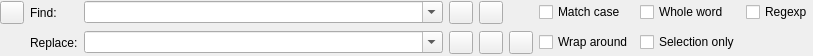
<?xml version="1.0" encoding="UTF-8"?>
<ui version="4.0">
 <class>ReplaceWidget</class>
 <widget class="QWidget" name="ReplaceWidget">
  <property name="geometry">
   <rect>
    <x>0</x>
    <y>0</y>
    <width>813</width>
    <height>56</height>
   </rect>
  </property>
  <property name="sizePolicy">
   <sizepolicy hsizetype="MinimumExpanding" vsizetype="Preferred">
    <horstretch>0</horstretch>
    <verstretch>0</verstretch>
   </sizepolicy>
  </property>
  <property name="windowTitle">
   <string>Find and Replace</string>
  </property>
  <layout class="QGridLayout" name="gridLayout">
   <property name="margin">
    <number>0</number>
   </property>
   <item row="0" column="0">
    <widget class="QToolButton" name="closeButton">
     <property name="toolTip">
      <string>Press to close the window</string>
     </property>
     <property name="text">
      <string/>
     </property>
    </widget>
   </item>
   <item row="0" column="1">
    <widget class="QLabel" name="label">
     <property name="text">
      <string>Find:</string>
     </property>
    </widget>
   </item>
   <item row="0" column="2">
    <widget class="QComboBox" name="findtextCombo">
     <property name="sizePolicy">
      <sizepolicy hsizetype="Expanding" vsizetype="Fixed">
       <horstretch>0</horstretch>
       <verstretch>0</verstretch>
      </sizepolicy>
     </property>
     <property name="minimumSize">
      <size>
       <width>300</width>
       <height>0</height>
      </size>
     </property>
     <property name="editable">
      <bool>true</bool>
     </property>
     <property name="insertPolicy">
      <enum>QComboBox::InsertAtTop</enum>
     </property>
     <property name="duplicatesEnabled">
      <bool>false</bool>
     </property>
    </widget>
   </item>
   <item row="0" column="3">
    <widget class="QToolButton" name="findPrevButton">
     <property name="toolTip">
      <string>Press to find the previous occurrence</string>
     </property>
    </widget>
   </item>
   <item row="0" column="4">
    <widget class="QToolButton" name="findNextButton">
     <property name="toolTip">
      <string>Press to find the next occurrence</string>
     </property>
    </widget>
   </item>
   <item row="0" column="6">
    <widget class="QCheckBox" name="caseCheckBox">
     <property name="text">
      <string>Match case</string>
     </property>
    </widget>
   </item>
   <item row="0" column="7">
    <widget class="QCheckBox" name="wordCheckBox">
     <property name="text">
      <string>Whole word</string>
     </property>
    </widget>
   </item>
   <item row="0" column="8">
    <widget class="QCheckBox" name="regexpCheckBox">
     <property name="text">
      <string>Regexp</string>
     </property>
    </widget>
   </item>
   <item row="1" column="1">
    <widget class="QLabel" name="label_2">
     <property name="text">
      <string>Replace:</string>
     </property>
    </widget>
   </item>
   <item row="1" column="2">
    <widget class="QComboBox" name="replacetextCombo">
     <property name="sizePolicy">
      <sizepolicy hsizetype="Expanding" vsizetype="Fixed">
       <horstretch>0</horstretch>
       <verstretch>0</verstretch>
      </sizepolicy>
     </property>
     <property name="minimumSize">
      <size>
       <width>300</width>
       <height>0</height>
      </size>
     </property>
     <property name="editable">
      <bool>true</bool>
     </property>
     <property name="insertPolicy">
      <enum>QComboBox::InsertAtTop</enum>
     </property>
     <property name="duplicatesEnabled">
      <bool>false</bool>
     </property>
    </widget>
   </item>
   <item row="1" column="3">
    <widget class="QToolButton" name="replaceButton">
     <property name="toolTip">
      <string>Press to replace the selection</string>
     </property>
    </widget>
   </item>
   <item row="1" column="4">
    <widget class="QToolButton" name="replaceSearchButton">
     <property name="toolTip">
      <string>Press to replace the selection and search for the next occurence</string>
     </property>
    </widget>
   </item>
   <item row="1" column="5">
    <widget class="QToolButton" name="replaceAllButton">
     <property name="toolTip">
      <string>Press to replace all occurrences</string>
     </property>
    </widget>
   </item>
   <item row="1" column="6">
    <widget class="QCheckBox" name="wrapCheckBox">
     <property name="text">
      <string>Wrap around</string>
     </property>
    </widget>
   </item>
   <item row="1" column="7">
    <widget class="QCheckBox" name="selectionCheckBox">
     <property name="text">
      <string>Selection only</string>
     </property>
    </widget>
   </item>
  </layout>
 </widget>
 <tabstops>
  <tabstop>findtextCombo</tabstop>
  <tabstop>replacetextCombo</tabstop>
  <tabstop>caseCheckBox</tabstop>
  <tabstop>wordCheckBox</tabstop>
  <tabstop>regexpCheckBox</tabstop>
  <tabstop>wrapCheckBox</tabstop>
  <tabstop>selectionCheckBox</tabstop>
  <tabstop>findNextButton</tabstop>
  <tabstop>findPrevButton</tabstop>
  <tabstop>replaceButton</tabstop>
  <tabstop>replaceSearchButton</tabstop>
  <tabstop>replaceAllButton</tabstop>
  <tabstop>closeButton</tabstop>
 </tabstops>
 <resources/>
 <connections/>
</ui>
